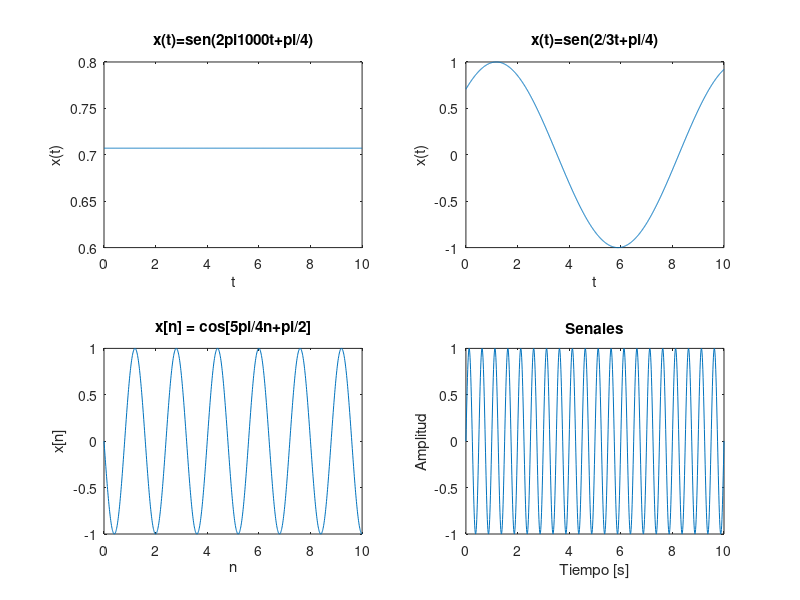

MATLAB code for this plot:
%% * Consigna de la clase #A (15 minutos)*
% 1. Determinar analiticamente lo valores de ωo fo y To, (Ωo, Fo y No, en el caso discreto) de las siguientes funciones:  
%
%    a) x(t)=sen(2pi1000t+pi/4)  
%
%    b) x(t)=sen(2/3t+pi/4)  
%
%    c) x[n] = cos[5pi/4n+pi/2]  
%
%    d) x[n]=sen[4pin]
%
% 2. Utilizar Matlab para graficar la forma de la función y verificar el periodo calculado junto con la tase temporal (tener cuidado al elegir Ts y la cantidad de ciclos a visualizar)
%
% 3. Considerar Fs=8000Hz para discretizar la senal a). Reproducirla audiblemente y luego duplicar su frecuencia ¿Qué se oye?
%
% *************************************************************************
%
% SOLUCION
%
% *************************************************************************
dt=0.01;
t_continuo = 0:dt:10;
Xt_a = sin((2*pi*1000)*t_continuo+(pi/4));
Xt_b = sin((2/3)*(t_continuo)+(pi/4));

n_discreto = 0:dt:10;
Xn_c = cos((5*pi/4)*(n_discreto)+pi/2);
Xn_d = sin((4*pi)*(n_discreto));


subplot(2,2,1);
plot(t_continuo,Xt_a);
title('x(t)=sen(2pi1000t+pi/4)');
xlabel('t');
ylabel('x(t)');

subplot(2,2,2);
plot(t_continuo,Xt_b);
title('x(t)=sen(2/3t+pi/4)');
xlabel('t');
ylabel('x(t)');

subplot(2,2,3);
plot(n_discreto,Xn_c);
title('x[n] = cos[5pi/4n+pi/2]');
xlabel('n');
ylabel('x[n]');

subplot(2,2,4);
plot(n_discreto,Xn_d);
title('x[n]=sen[4pin]');
xlabel('n');
ylabel('x[n]');

xlabel('Tiempo [s]');
ylabel('Amplitud');
title('Senales');